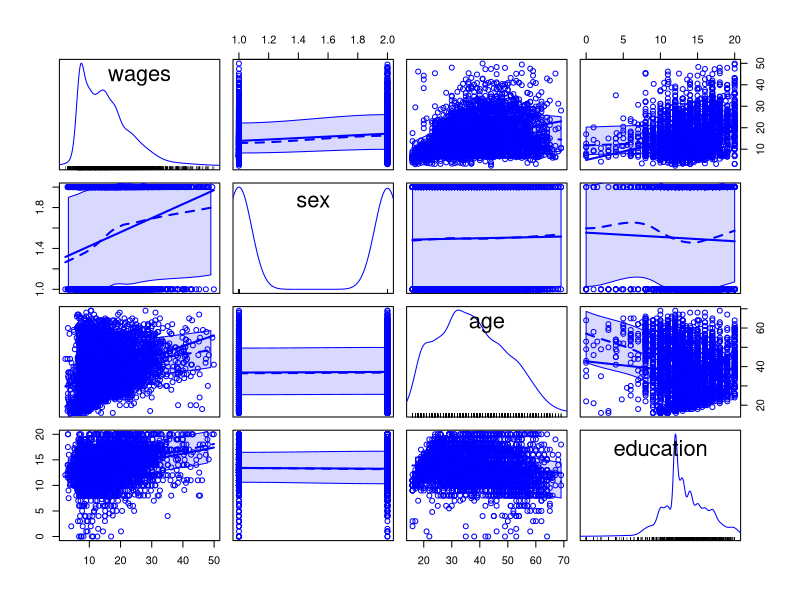

Write the R code that produced this figure. (Note: this script raises an error after producing the figure.)
## ---- chunk 1
library(car)
data(SLID)
str(SLID)
SLID[1:10,]
## ---- chunk 2
library(dplyr)
WageData <- filter(SLID, !is.na(wages), !is.na(education), !is.na(language))
scatterplotMatrix(WageData[,c('wages','sex', 'age', 'education')])
## ---- chunk 3
fit <- lm(wages~ sex + age + education, data = WageData)
qqPlot(fit)
hist(rstudent(fit))
## ---- chunk 4
fit2 <- lm(log(wages) ~ sex + age + education, data = WageData)
qqPlot(fit2)
## ---- chunk 5
residualPlots(fit2, tests=FALSE)
crPlots(fit2, terms=~age+education)
## ---- chunk 6
fit3 <- lm(log(wages) ~ sex + age + I(age^2) + I(education^2), WageData) 
residualPlots(fit3, tests=FALSE)
crPlots(fit3, terms=~.-sex)
